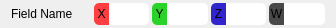
<?xml version="1.0" encoding="UTF-8"?>
<ui version="4.0">
 <class>Vec4Input</class>
 <widget class="QWidget" name="Vec4Input">
  <property name="geometry">
   <rect>
    <x>0</x>
    <y>0</y>
    <width>336</width>
    <height>28</height>
   </rect>
  </property>
  <property name="windowTitle">
   <string>Form</string>
  </property>
  <layout class="QHBoxLayout" name="horizontalLayout">
   <property name="spacing">
    <number>0</number>
   </property>
   <property name="topMargin">
    <number>3</number>
   </property>
   <property name="bottomMargin">
    <number>3</number>
   </property>
   <item>
    <widget class="QLabel" name="label">
     <property name="enabled">
      <bool>true</bool>
     </property>
     <property name="text">
      <string>Field Name</string>
     </property>
    </widget>
   </item>
   <item>
    <spacer name="mainSpacer">
     <property name="orientation">
      <enum>Qt::Horizontal</enum>
     </property>
     <property name="sizeHint" stdset="0">
      <size>
       <width>40</width>
       <height>20</height>
      </size>
     </property>
    </spacer>
   </item>
   <item>
    <widget class="QLabel" name="labelX">
     <property name="minimumSize">
      <size>
       <width>15</width>
       <height>0</height>
      </size>
     </property>
     <property name="maximumSize">
      <size>
       <width>15</width>
       <height>22</height>
      </size>
     </property>
     <property name="styleSheet">
      <string notr="true">QLabel {
	background-color: rgb(255, 62, 65);
	border-top-left-radius: 5px;
	border-bottom-left-radius: 5px;
}</string>
     </property>
     <property name="text">
      <string>X</string>
     </property>
     <property name="alignment">
      <set>Qt::AlignCenter</set>
     </property>
    </widget>
   </item>
   <item>
    <widget class="QLineEdit" name="inputX">
     <property name="sizePolicy">
      <sizepolicy hsizetype="Expanding" vsizetype="Minimum">
       <horstretch>0</horstretch>
       <verstretch>0</verstretch>
      </sizepolicy>
     </property>
     <property name="minimumSize">
      <size>
       <width>30</width>
       <height>22</height>
      </size>
     </property>
     <property name="maximumSize">
      <size>
       <width>60</width>
       <height>22</height>
      </size>
     </property>
     <property name="styleSheet">
      <string notr="true">QLineEdit {
	border-top-right-radius: 5px;
	border-bottom-right-radius: 5px;
}</string>
     </property>
    </widget>
   </item>
   <item>
    <spacer name="spacerXY">
     <property name="orientation">
      <enum>Qt::Horizontal</enum>
     </property>
     <property name="sizeType">
      <enum>QSizePolicy::Minimum</enum>
     </property>
     <property name="sizeHint" stdset="0">
      <size>
       <width>3</width>
       <height>20</height>
      </size>
     </property>
    </spacer>
   </item>
   <item>
    <widget class="QLabel" name="labelY">
     <property name="minimumSize">
      <size>
       <width>15</width>
       <height>0</height>
      </size>
     </property>
     <property name="maximumSize">
      <size>
       <width>15</width>
       <height>22</height>
      </size>
     </property>
     <property name="styleSheet">
      <string notr="true">QLabel {
	background-color: rgb(41, 211, 41);
	border-top-left-radius: 5px;
	border-bottom-left-radius: 5px;
}</string>
     </property>
     <property name="text">
      <string>Y</string>
     </property>
     <property name="alignment">
      <set>Qt::AlignCenter</set>
     </property>
    </widget>
   </item>
   <item>
    <widget class="QLineEdit" name="inputY">
     <property name="sizePolicy">
      <sizepolicy hsizetype="Expanding" vsizetype="Minimum">
       <horstretch>0</horstretch>
       <verstretch>0</verstretch>
      </sizepolicy>
     </property>
     <property name="minimumSize">
      <size>
       <width>30</width>
       <height>22</height>
      </size>
     </property>
     <property name="maximumSize">
      <size>
       <width>60</width>
       <height>22</height>
      </size>
     </property>
     <property name="styleSheet">
      <string notr="true">QLineEdit {
	border-top-right-radius: 5px;
	border-bottom-right-radius: 5px;
}</string>
     </property>
    </widget>
   </item>
   <item>
    <spacer name="spacerYZ">
     <property name="orientation">
      <enum>Qt::Horizontal</enum>
     </property>
     <property name="sizeType">
      <enum>QSizePolicy::Minimum</enum>
     </property>
     <property name="sizeHint" stdset="0">
      <size>
       <width>3</width>
       <height>20</height>
      </size>
     </property>
    </spacer>
   </item>
   <item>
    <widget class="QLabel" name="labelZ">
     <property name="minimumSize">
      <size>
       <width>15</width>
       <height>0</height>
      </size>
     </property>
     <property name="maximumSize">
      <size>
       <width>15</width>
       <height>22</height>
      </size>
     </property>
     <property name="styleSheet">
      <string notr="true">QLabel {
	background-color: rgb(49, 38, 206);
	border-top-left-radius: 5px;
	border-bottom-left-radius: 5px;
}</string>
     </property>
     <property name="text">
      <string>Z</string>
     </property>
     <property name="alignment">
      <set>Qt::AlignCenter</set>
     </property>
    </widget>
   </item>
   <item>
    <widget class="QLineEdit" name="inputZ">
     <property name="sizePolicy">
      <sizepolicy hsizetype="Expanding" vsizetype="Minimum">
       <horstretch>0</horstretch>
       <verstretch>0</verstretch>
      </sizepolicy>
     </property>
     <property name="minimumSize">
      <size>
       <width>30</width>
       <height>22</height>
      </size>
     </property>
     <property name="maximumSize">
      <size>
       <width>60</width>
       <height>22</height>
      </size>
     </property>
     <property name="styleSheet">
      <string notr="true">QLineEdit {
	border-top-right-radius: 5px;
	border-bottom-right-radius: 5px;
}</string>
     </property>
    </widget>
   </item>
   <item>
    <spacer name="spacerZW">
     <property name="orientation">
      <enum>Qt::Horizontal</enum>
     </property>
     <property name="sizeType">
      <enum>QSizePolicy::Minimum</enum>
     </property>
     <property name="sizeHint" stdset="0">
      <size>
       <width>3</width>
       <height>20</height>
      </size>
     </property>
    </spacer>
   </item>
   <item>
    <widget class="QLabel" name="labelW">
     <property name="minimumSize">
      <size>
       <width>15</width>
       <height>0</height>
      </size>
     </property>
     <property name="maximumSize">
      <size>
       <width>15</width>
       <height>22</height>
      </size>
     </property>
     <property name="styleSheet">
      <string notr="true">QLabel {
	background-color: rgb(72, 72, 72);
	border-top-left-radius: 5px;
	border-bottom-left-radius: 5px;
}</string>
     </property>
     <property name="text">
      <string>W</string>
     </property>
     <property name="alignment">
      <set>Qt::AlignCenter</set>
     </property>
    </widget>
   </item>
   <item>
    <widget class="QLineEdit" name="inputW">
     <property name="sizePolicy">
      <sizepolicy hsizetype="Expanding" vsizetype="Minimum">
       <horstretch>0</horstretch>
       <verstretch>0</verstretch>
      </sizepolicy>
     </property>
     <property name="minimumSize">
      <size>
       <width>30</width>
       <height>22</height>
      </size>
     </property>
     <property name="maximumSize">
      <size>
       <width>60</width>
       <height>22</height>
      </size>
     </property>
     <property name="styleSheet">
      <string notr="true">QLineEdit {
	border-top-right-radius: 5px;
	border-bottom-right-radius: 5px;
}</string>
     </property>
    </widget>
   </item>
  </layout>
 </widget>
 <resources/>
 <connections/>
</ui>
